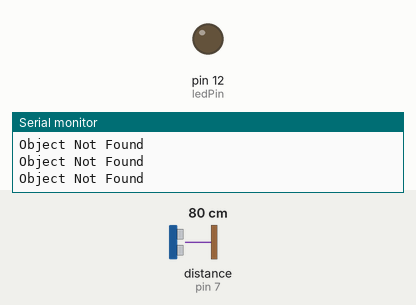
Recording of a sketch running on a simulated Arduino Uno, built with avr-gcc and run on an emulated ATmega328P. Shown: output pins drawn as LEDs (lit = HIGH), the last lines printed to the serial monitor. Wiring (inferred from the names in the program): ultrasonic range finder: trigger pin 6; echo pin 7. The test bench sets the inputs (shaded band); at power-on: distance to the obstacle (sensor on pin 7) 80 cm. The echo pulse lasts 58.3 µs per cm; pins used as bus, display or sensor lines are not drawn.

Above: at 1.2 s.
1.3 s: distance to the obstacle (sensor on pin 7) set to 18 cm
4.3 s: distance to the obstacle (sensor on pin 7) set to 14 cm
At 4.9 s:
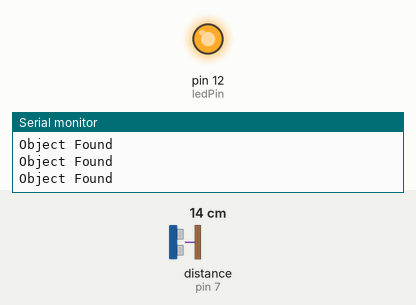
Timing chart, 0 to 7.3 s (numbered marks = the images above; inputs shaded):
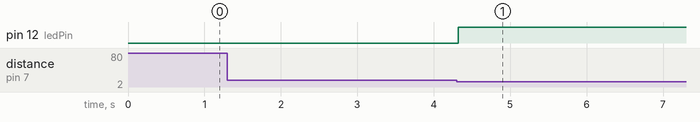

Measured:
- the behaviour switches between 16 and 15 cm on distance to the obstacle (sensor on pin 7) (found by bisection; images 0 and 1)
- after the input at 4.3 s, pin 12 (ledPin): LOW → HIGH at once

The sketch:

Object_detect.ino
```cpp
// Code to detect objects using an ultrasonic sensor

const int trigPin = 6;
const int echoPin = 7;
const int ledPin = 12;

void setup()
{
    Serial.begin(9600);
    pinMode(trigPin, OUTPUT);
    pinMode(echoPin, INPUT);
    pinMode(ledPin, OUTPUT);
}

void loop()
{
    digitalWrite(trigPin, LOW);
    delayMicroseconds(5);

    digitalWrite(trigPin, HIGH);
    delayMicroseconds(10);
    digitalWrite(trigPin, LOW);

    float duration = pulseIn(echoPin, HIGH);
    float distance_cm = duration * 0.0343 / 2.0;
    float distance_inches = distance_cm * 0.3937;

    if (distance_inches < 6)
    { // If distance of object is less than 6 inches
        digitalWrite(ledPin, HIGH);
        Serial.println("Object Found");
    }
    else
    {
        digitalWrite(ledPin, LOW);
        Serial.println("Object Not Found");
    }
}
```
